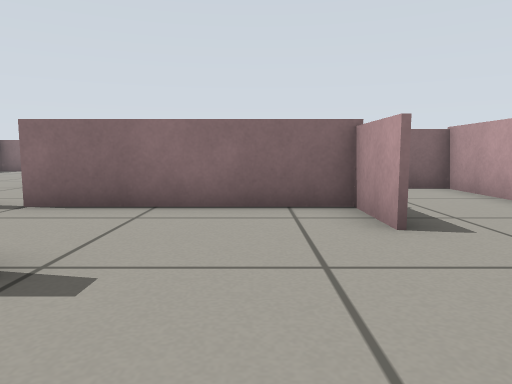
view 1 (above)

18 first-person views from a walk through a robot-simulator world made for Gazebo. The camera is 0.4 m above the floor, tilts 6° down and sees 70° across. The floor is counted in squares, 0.5 m on a side. Each view is taken from the middle of a square. On the plan, view 1 faces up. The plan holds only what a view shows up to about 12 squares ahead; the rest is blank.

view 2
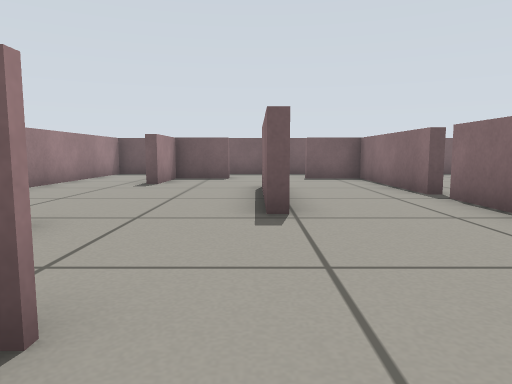

view 3
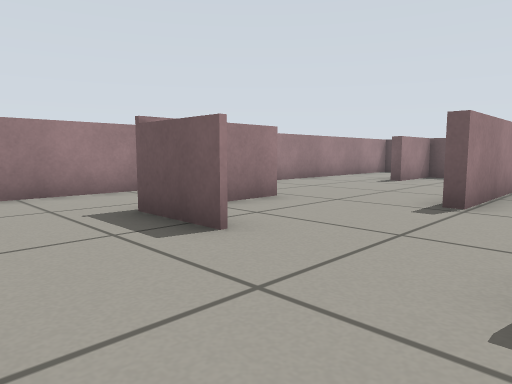

view 4
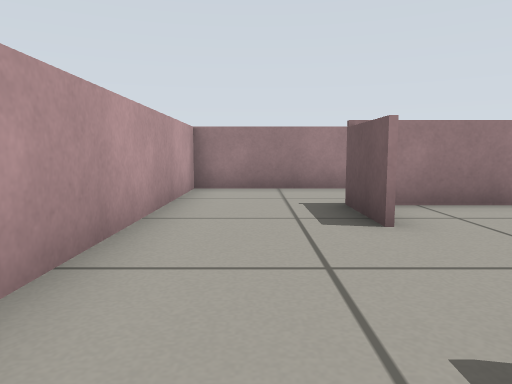

view 5
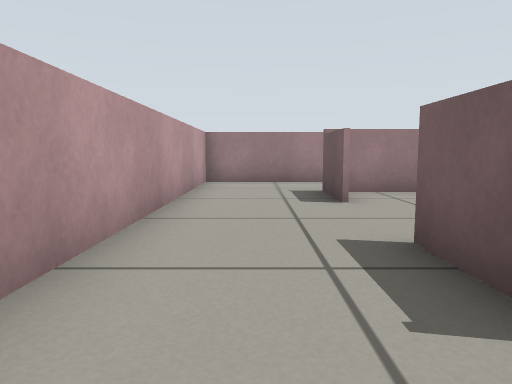

view 6
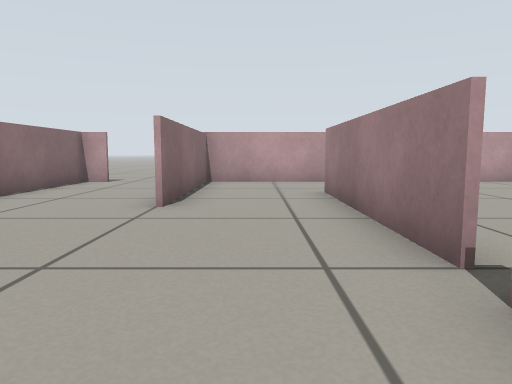

view 7
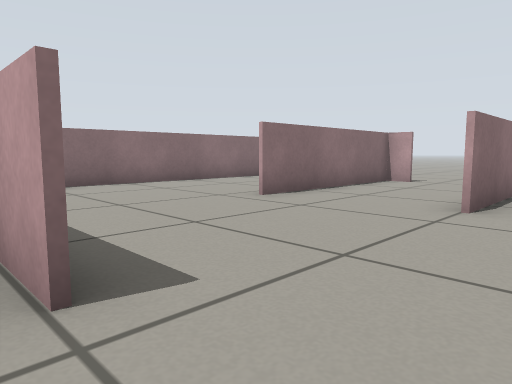

view 8
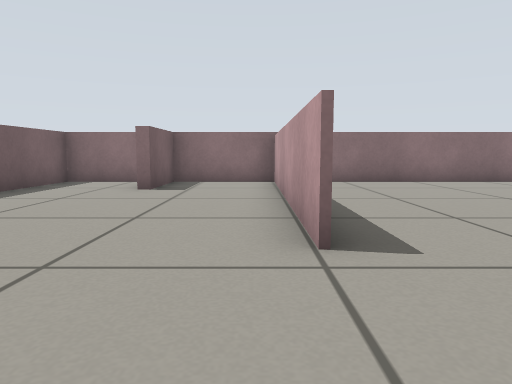

view 9
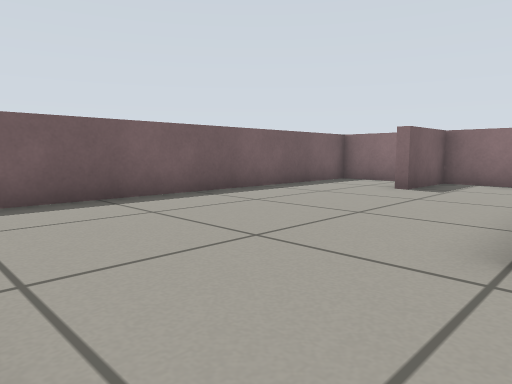

view 10
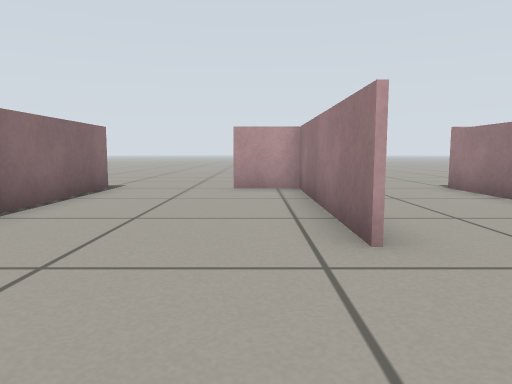

view 11
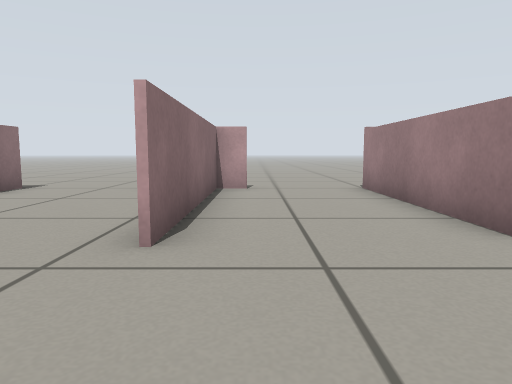

view 12
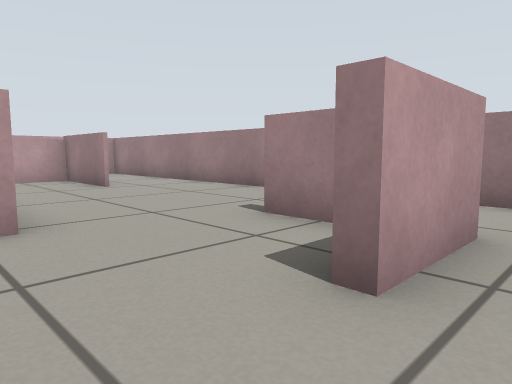

view 13
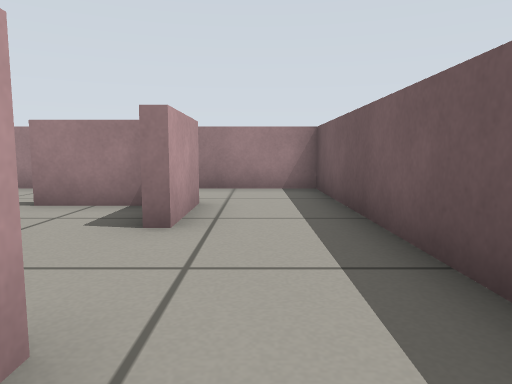

view 14
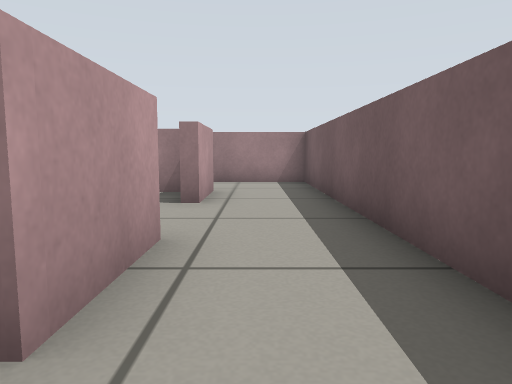

view 15
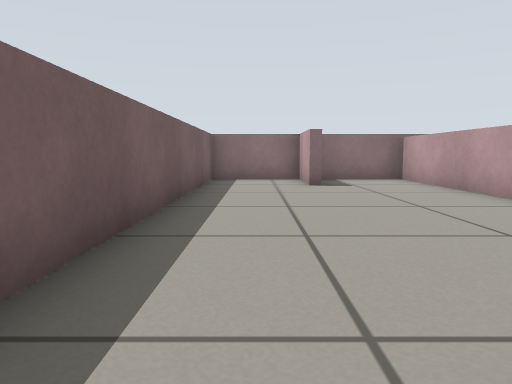

view 16
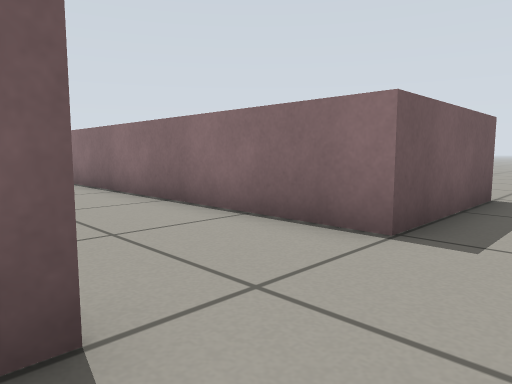

view 17
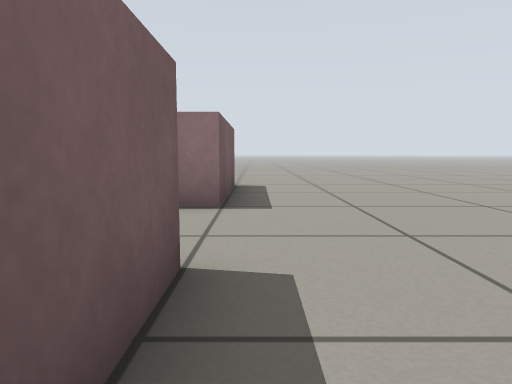

view 18
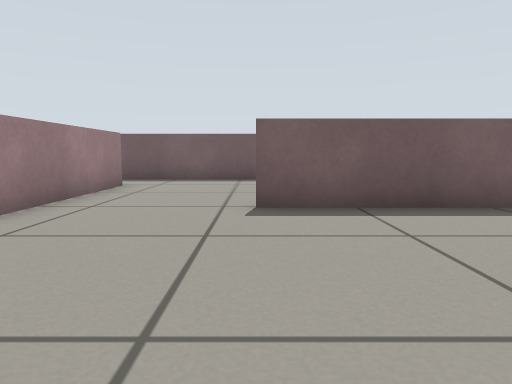

### Floor plan
Points are (right, up) in squares from view 1. A wall is a line through its corners. A room is listed if a view was taken in it or the views show most of it. See-through windows are left out.
Room 1 (view 1)
walls: (-4.9, 2.4) (-1.7, 2.4); (-2, 2.1) (-5.5, 2.1); (-1.2, -0.6) (1.5, -0.6) (1.5, 0.7); (-4.1, 5.5) (-8.8, 5.5) (-8.8, 3.6); (-8.8, 1.1) (-8.8, -0.6) (-6.5, -0.6); (1.5, 3.7) (1.5, 5.5) (-3.6, 5.5); (-9.4, -3.4) (-1.5, -3.4)
ways out: opening at (-1, -2) to room 2; opening at (2, 2.5) to room 2; gap at (-4, 5) to room 3; opening at (-10, -2) to room 4; opening at (-9, 2.5) to room 4
Room 2 (views 2, 3, 4)
walls: (1.6, 1.1) (1.6, -0.7); (1.6, 5.1) (1.6, 3.8); (-1.5, -3.4) (4.4, -3.4) (4.4, 5.5)
ways out: opening at (-1, -2) to room 1; opening at (2, 2.5) to room 1; opening at (3.5, 4.5) to room 3
Room 3 (views 5, 6, 7, 8, 9, 10, 11, 14, 16, 17, 18)
walls: (-1, 12) (4.4, 12); (-0.5, 8.5) (4.6, 8.5); (-5.4, 12.9) (-5.4, 9); (-5.5, 9) (-5.5, 16.4); (-3.6, 5.6) (1.6, 5.6); (4.4, 11.1) (4.4, 13.5); (4.4, 11.9) (-1, 11.9); (4.5, 13.6) (4.5, 11.6); (4.4, 5.5) (4.4, 8.4) (-0.6, 8.4); (-9.1, 5.6) (-4.6, 5.6); (4.5, 20.3) (4.5, 16.4) (-8.3, 16.4) (-8.4, 14.2) (-8.7, 14.2) (-8.6, 16.4) (-11.4, 16.4) (-11.4, 5.5)
ways out: gap at (-4, 5) to room 1; opening at (3.5, 4.5) to room 2; opening at (-10, 4.5) to room 4; opening at (4, 21); opening at (6, 9)
Room 4 (views 12, 13, 15)
walls: (-9.1, 3.5) (-9.1, 5.6); (-9.1, -1) (-9.1, 1.1); (-11.4, 5.5) (-11.4, -3.4) (-9.4, -3.4)
ways out: opening at (-10, -2) to room 1; opening at (-9, 2.5) to room 1; opening at (-10, 4.5) to room 3

Where each view was taken, in squares from view 1:
view 1: 0 up, 0 right, facing up
view 2: 2 up, 3 right, facing left
view 3: 4 up, 4 right, facing down-left
view 4: 5 up, 3 right, facing down
view 5: 7 up, 3 right, facing down
view 6: 7 up, 6 left, facing right
view 7: 7 up, 6 left, facing up-right
view 8: 6 up, 6 left, facing up
view 9: 6 up, 5 left, facing up-left
view 10: 13 up, 4 left, facing right
view 11: 11 up, 4 left, facing right
view 12: 3 up, 10 left, facing down-right
view 13: 5 up, 10 left, facing down
view 14: 7 up, 10 left, facing down
view 15: 5 up, 10 left, facing up
view 16: 13 up, 6 right, facing up-left
view 17: 11 up, 5 right, facing up
view 18: 9 up, 0 right, facing left
